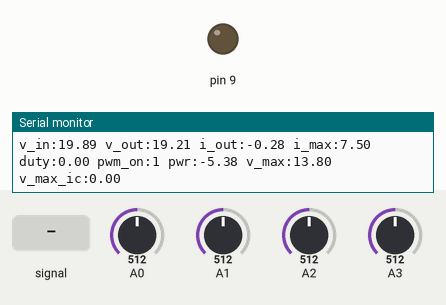
This program was run on a simulated Arduino Nano, built with avr-gcc and run on an emulated ATmega328P. On the bench: output pins drawn as LEDs (lit = HIGH), the last lines printed to the serial monitor. The test bench sets the inputs (shaded band); at power-on: A2 = 512, A3 = 512, A0 = 512, A1 = 512.

Above: at 1.2 s.
1.3 s: A2 fed a 2 Hz sine of ±306 counts around its level
At 2.03 s:
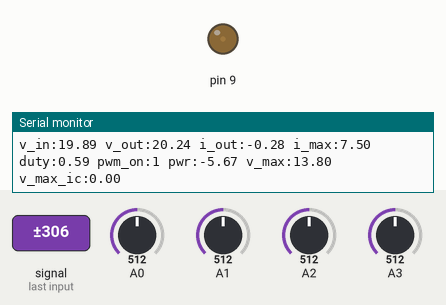
4.3 s: A2 set to 306
At 5.21 s:
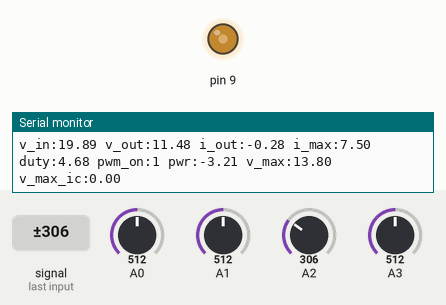
7.3 s: A3 set to 308
8.8 s: A3 set to 283
At 9.27 s:
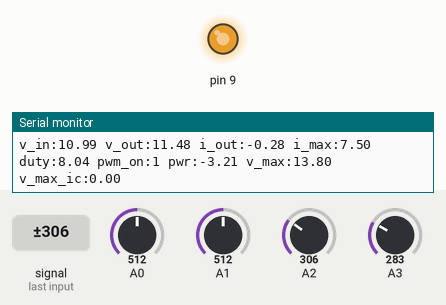
Timing chart, 0 to 12.2 s (numbered marks = the images above; inputs shaded):
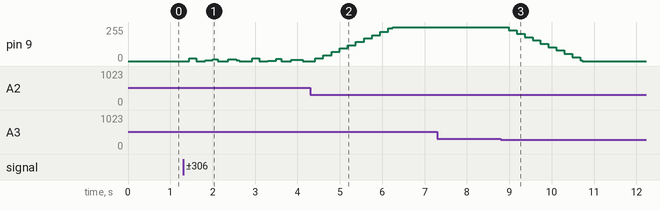

Measured:
- the behaviour switches between 296 and 295 on A3 (found by bisection; images 2 and 3)
- after the input at 1.3 s, pin 9: 0/255 → 21/255 after 0.14 s, → 0/255 0.16 s later, → 4/255 0.21 s later, → 15/255 0.18 s later, … (16 changes in this stretch)
- after the input at 8.8 s, pin 9: moves from 255/255 to 0/255 over 1.7 s, starting after 0.19 s

The program:

main.cpp
```cpp
#include <Arduino.h>

// void setup() {
//   // put your setup code here, to run once:
//   pinMode(0, OUTPUT);
//   pinMode(1, OUTPUT);
//   analogWrite(0, 128);
//   analogWrite(1, 128);
// }
#define PWM_MIN 0
#define PWM_MAX 511

void setup()
{

  pinMode(9, OUTPUT);
  digitalWrite(9, LOW);

  Serial.begin(19200);

  // TCCR1D=0b00010001;
  // pinMode(10,OUTPUT);
  TCCR1A = 0; //reset the register
  TCCR1B = 0; //reset the register
  TCNT1 = 0;
  TCCR1A = 0b10100010; //COM1A0,COM1B0 are 0, COM1A1, COM1B1 are 1
  //also WGM11=1, WGM10=0 (8bit PWM/ TOP=0xFF)
  TCCR1B = 0b00001001; //WGM13 0 and WGM12 is 1, no prescaler CS10 is 1
  // TCCR1B=0b00000011;//WGM13 and WGM12 are 0 with 1024 prescaler CS10 and CS12 is 1
  // OCR1A=0;// duty cycle value
  // OCR1B=500;// duty cycle value
  // for (int i = 10; i < PWM_MAX; i++) {
  //   OCR1A = i;
  //   OCR1B = i-5;
  //   delay(100);
  // }
}

#define SAMPLES 2
#define HISRORY 200
#define CURRENT_MAX 12
#define CURRENT_FAULT 20 / CURRENT_ADC_SCALE
#define CURRENT_CAL -0.28
#define CURRENT_MIN 0.5
// #define VOUT_MAX 14.5

#define CURRENT_TOL 0.1
#define VOLTAGE_TOL 0.01

#define VOLTAGE_MIN 10

// V Ref = 5V
#define CURRENT_ADC_SCALE 0.176587302

// V Ref = 5V, 47:6.8 (6.9) divider
// #define VOLTAGE_IN_ADC_SCALE 0.03333
// #define VOLTAGE_OUT_ADC_SCALE 0.03333
#define VOLTAGE_IN_ADC_SCALE 0.03885
#define VOLTAGE_OUT_ADC_SCALE 0.03752
// 0.013901654

#define VOLTAGE_LOW 13.8
#define VOLTAGE_HIGH 14.7

float pwm = 0;

#define setPwm(v) \
  pwm = (v);      \
  OCR1A = (int)pwm;

#define stopPwm() \
  setPwm(0);

// void stopPwm()
// {
//   setPwm(0);
//   // TODO make sure that line is low
//   //TCCR1B = 0; //disable pwm;
//   // digitalWrite(9, LOW);
// }

// void startPwm()
// {
//   setPwm(0);
//   TCCR1B = 0b00001001;
// }

void incPwm()
{
  if (pwm - 0.2 <= PWM_MAX)
  {
    setPwm(pwm + 0.2);
  }
}

void decPwm()
{
  if (pwm - 0.2 >= 0)
  {
    setPwm(pwm - 0.2);
  }
}

long cnt = 0;
int ptr = 0;
int hist_ptr = 0;
boolean on = true;
boolean oc = false;
boolean idle = true;

int iout_samples[SAMPLES];
int vout_samples[SAMPLES];
int vin_samples[SAMPLES];

int iout_history[HISRORY];
int vout_history[HISRORY];
int vin_history[HISRORY];

float max_pwr = 0;
int max_pwr_pwm = 0;

float vout_max = VOLTAGE_LOW;
float iout_max = 7.5;
bool high_out = 0;

long wait = 1000;
long trickle = 0;
float ic = 0;

void loop()
{
  int iout_adc = analogRead(A1) - analogRead(A0);

  if (iout_adc >= (int)(CURRENT_FAULT))
  {
    stopPwm();
    oc = true;
    wait = 10000;
  }

  iout_samples[ptr] = iout_adc;
  vin_samples[ptr] = analogRead(A3);
  vout_samples[ptr] = analogRead(A2);
  ptr++;
  if (ptr >= SAMPLES)
  {
    ptr = 0;
  }

  float iout_avg = 0;
  float vout_avg = 0;
  float vin_avg = 0;

  for (int i = 0; i < SAMPLES; i++)
  {
    iout_avg += iout_samples[i];
    vout_avg += vout_samples[i];
    vin_avg += vin_samples[i];
  }

  float iout = (iout_avg / SAMPLES) * CURRENT_ADC_SCALE + CURRENT_CAL;
  float vout = (vout_avg / SAMPLES) * VOLTAGE_OUT_ADC_SCALE;
  float vin = (vin_avg / SAMPLES) * VOLTAGE_IN_ADC_SCALE;

  float pwr = vout * iout;

  if(trickle==0)
  {
    if (vout_max == VOLTAGE_LOW && iout > CURRENT_MIN*2)
    {
      vout_max = VOLTAGE_HIGH;
      trickle = 10000;
      ic = iout;
    }
    else if (vout_max == VOLTAGE_HIGH && iout < CURRENT_MIN)
    {
      vout_max = VOLTAGE_LOW;
      trickle = 100000;
      ic = iout;
    }
  } else {
    trickle--;
  }

  if (wait==0)
  {
      if (vout > vout_max || iout > iout_max || vout > vin - VOLTAGE_TOL)
      {
        decPwm();
      }
      else if (vout < vout_max && vout < vin && iout < iout_max)
      {
        incPwm();
      }
  }
  else
  {
    stopPwm();
    wait--;
    if (wait==0)
    {
      oc = false;
    }
  }

  // if (pwr > max_pwr)
  // {
  //   max_pwr = pwr;
  //   max_pwr_pwm = pwm;
  // }
  // else if (cnt % 1000 == 0)
  // {
  //   max_pwr = 0;
  //   max_pwr_pwm = 0;
  // }

  boolean print_request = false;

  if (Serial.available() > 0)
  {
    char c = Serial.read();
    switch (c)
    {
    case 10:
      print_request = true;
      break;
    case 'u':
      Serial.println("# Current limit inc");
      if (iout_max < CURRENT_MAX)
        iout_max += 0.1;
      break;
    case 'd':
      Serial.println("# Current limit dec");
      if (iout_max > 0)
      {
        iout_max -= 0.1;
        if (iout_max < 0)
          iout_max = 0;
      }
      break;
    case '0':
      Serial.println("# Charger off");
      wait = -1;
      stopPwm();
      break;
    case '1':
      Serial.println("# Charger on");
      // startPwm();
      break;
    }
  }

  if (print_request || cnt % 250 == 0)
  {
    print_request = false;
    Serial.print("v_in:");
    Serial.print(vin);
    Serial.print(" ");
    Serial.print("v_out:");
    Serial.print(vout);
    Serial.print(" ");
    Serial.print("i_out:");
    Serial.print(iout);
    Serial.print(" ");
    Serial.print("i_max:");
    Serial.print(iout_max);
    // Serial.print(" ");
    // Serial.print("i_max_t:");
    // Serial.print(iout_max+CURRENT_TOL);
    Serial.print(" ");
    Serial.print("duty:");
    Serial.print((float)pwm * 10 / PWM_MAX);
    Serial.print(" ");
    Serial.print("pwm_on:");
    Serial.print(TCCR1B & 1);
    Serial.print(" ");
    Serial.print("pwr:");
    Serial.print(pwr);
    // Serial.print(" ");
    // Serial.print("p_max:");
    // Serial.print(max_pwr);
    Serial.print(" ");
    Serial.print("v_max:");
    Serial.print(vout_max);
    Serial.print(" ");
    Serial.print("v_max_ic:");
    Serial.print(ic);

    Serial.println();
    delay(1);
  }

  cnt++;
}
```
